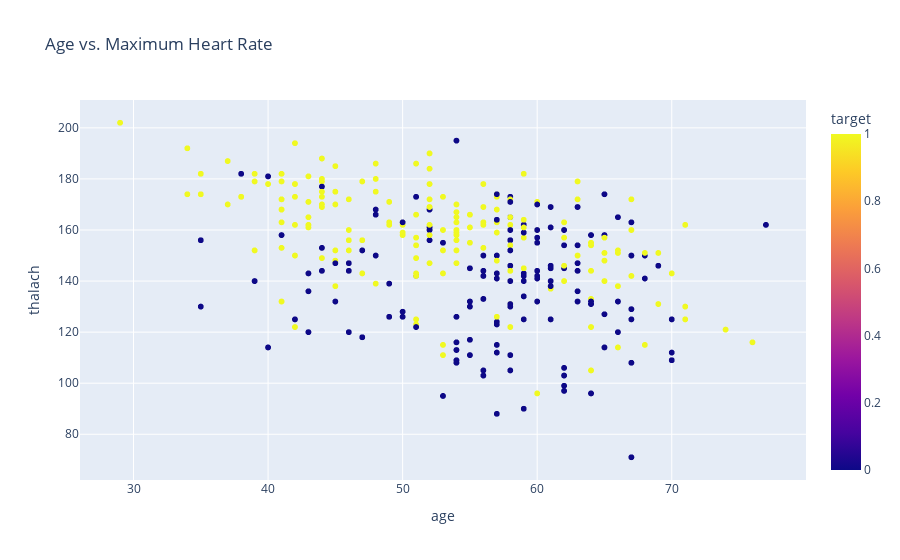

Here is the notebook cell this chart was saved with:
### Markdown cell above
## 7. Relationship Between Age and Maximum Heart Rate

### Code cell
fig = px.scatter(df, x="age", y="thalach", color="target", title="Age vs. Maximum Heart Rate")
fig.show()

### Figure 1 — Plotly figure (JSON) as saved in the notebook; plotly's stock layout.template omitted (floating-point values rounded to 4 significant figures; data arrays with more than 128 entries replaced by an {"elided": "..."} marker saying what was removed)
{"data": [{"hovertemplate": "age=%{x}<br>thalach=%{y}<br>target=%{marker.color}<extra></extra>", "legendgroup": "", "marker": {"color": {"elided": "1025 int values"}, "coloraxis": "coloraxis", "symbol": "circle"}, "mode": "markers", "name": "", "showlegend": false, "type": "scattergl", "x": {"elided": "1025 int values"}, "xaxis": "x", "y": {"elided": "1025 int values"}, "yaxis": "y"}], "layout": {"coloraxis": {"colorbar": {"title": {"text": "target"}}, "colorscale": [[0, "#0d0887"], [0.1111, "#46039f"], [0.2222, "#7201a8"], [0.3333, "#9c179e"], [0.4444, "#bd3786"], [0.5556, "#d8576b"], [0.6667, "#ed7953"], [0.7778, "#fb9f3a"], [0.8889, "#fdca26"], [1, "#f0f921"]]}, "legend": {"tracegroupgap": 0}, "title": {"text": "Age vs. Maximum Heart Rate"}, "xaxis": {"anchor": "y", "domain": [0, 1], "title": {"text": "age"}}, "yaxis": {"anchor": "x", "domain": [0, 1], "title": {"text": "thalach"}}}}
